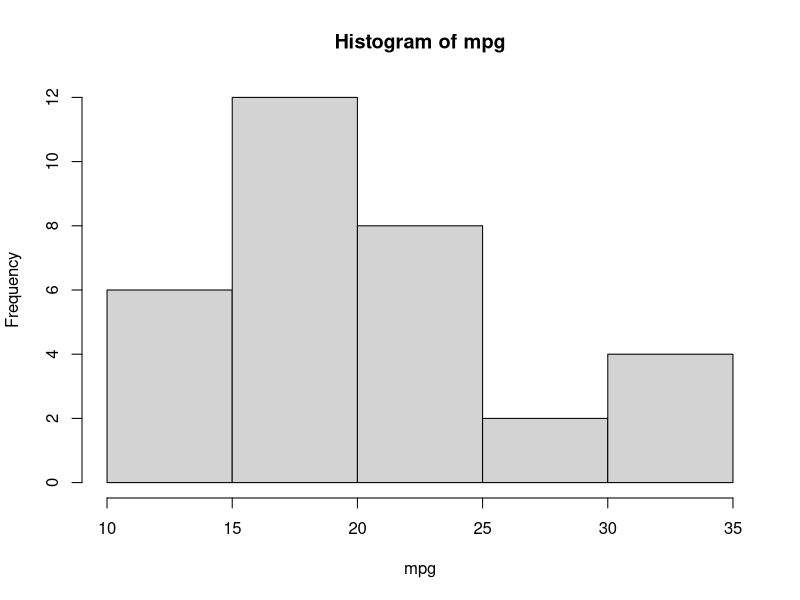
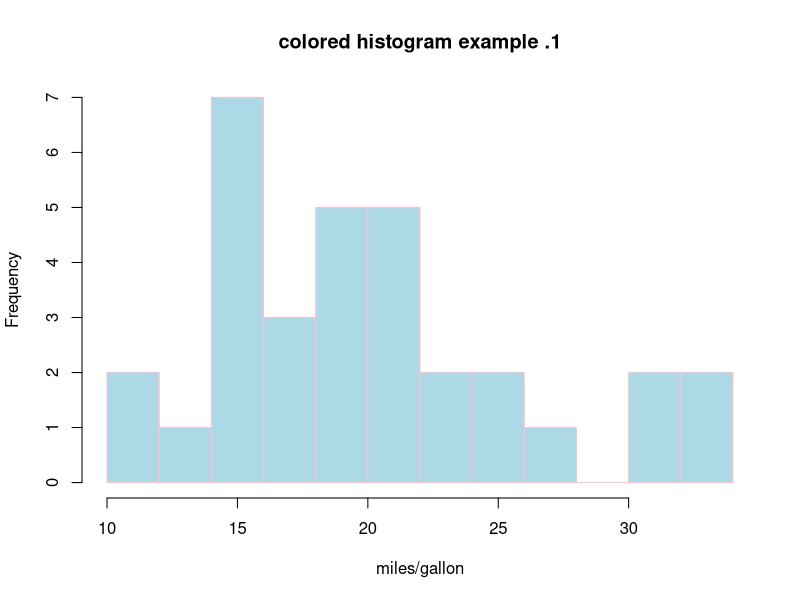
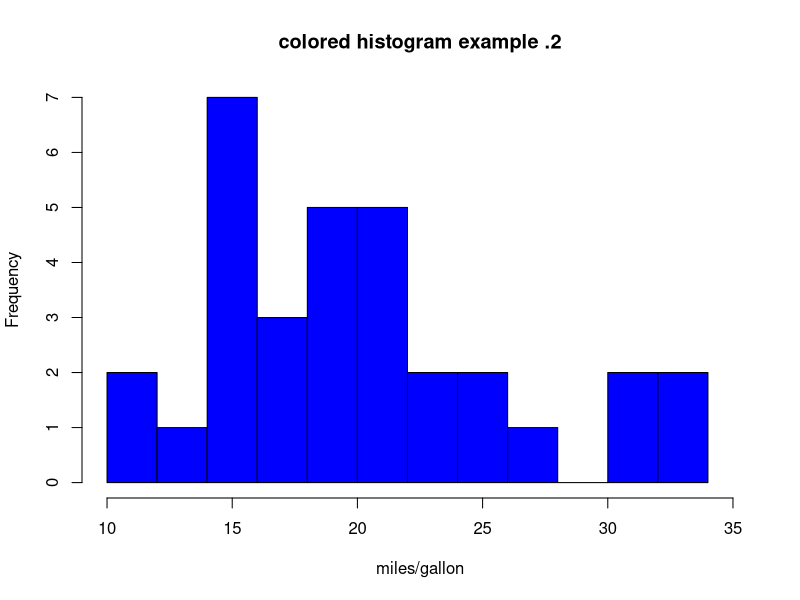

Source code (R) for these figures, in order:
attach(mtcars)

mpg
hist(mpg)

hist(mpg, breaks = 12, col = 'lightblue' , border = 'pink',
    xlab = 'miles/gallon', main = 'colored histogram example .1')
hist(mpg, breaks = 12, col = 'blue1' , xlim = c(10, 35),
    xlab = 'miles/gallon', main = 'colored histogram example .2')
